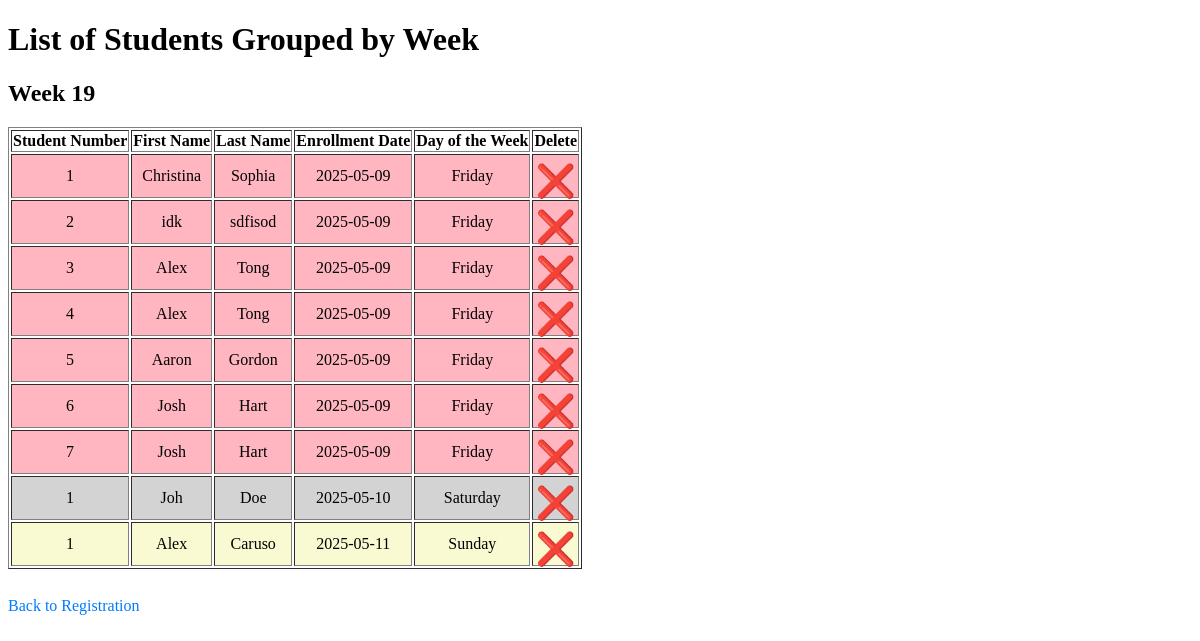
Before: /students with the older database file.
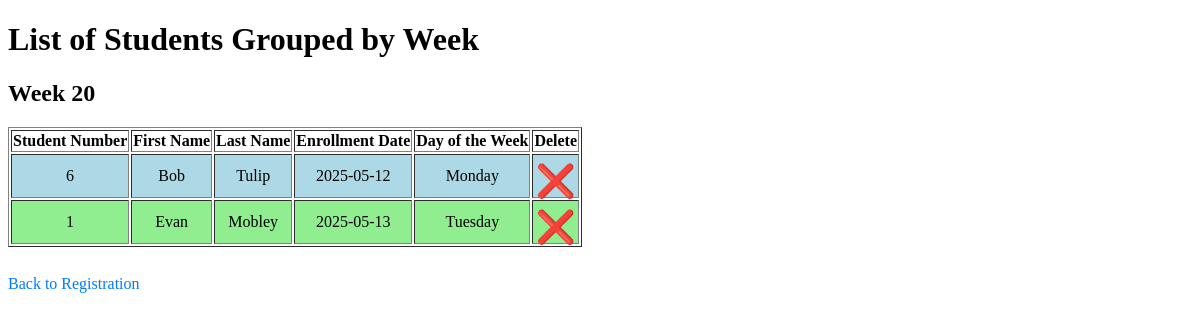
After: the same page with the newer database file.
### tables this page shows
CREATE TABLE student(
                    StudentNumber TEXT NOT NULL,
                    FirstName TEXT NOT NULL,
                    LastName TEXT NOT NULL,
                    EnrollmentDate DATE,
                    PRIMARY KEY (StudentNumber, EnrollmentDate));

### Backend/students.py (the view)
@app.route('/students')
def view_data():
    con = sqlite3.connect("student-database.db")
    con.row_factory = sqlite3.Row
    cur = con.cursor()
    cur.execute("SELECT * FROM student")
    rows = cur.fetchall()
    con.close()
    students_by_week = defaultdict(list)
    for student in rows:
        student_dict = dict(student)
        enrollment_date = datetime.strptime(student_dict["EnrollmentDate"], "%Y-%m-%d")
        week_number = enrollment_date.isocalendar()[1]  # Get ISO week number
        day_of_week = enrollment_date.strftime("%A")  # Get full weekday name
        student_dict["DayOfWeek"] = day_of_week  # Add day of week to student data
        students_by_week[week_number].append(student_dict)
    sorted_weeks = dict(sorted(students_by_week.items(), key=lambda x: x[0], reverse=True))
    return render_template('students.html', students_by_week=sorted_weeks)

### Backend/students.py (called while the page is built)
def get_db():
    con = sqlite3.connect("student-database.db")
    con.row_factory = sqlite3.Row
    return con

def create_student_database():
    con = get_db()
    cur = con.cursor()
    cur.execute("""
                CREATE TABLE IF NOT EXISTS student(
                    StudentNumber INTEGER,
                    FirstName TEXT NOT NULL,
                    LastName TEXT NOT NULL,
                    EnrollmentDate DATE,
                    PRIMARY KEY (StudentNumber, EnrollmentDate));
                """)
    con.commit()
    con.close()

def create_daily__counter_database():
    con = get_db()
    cur = con.cursor()
    cur.execute("""
                CREATE TABLE IF NOT EXISTS daily_counter(
                    date DATE,
                    count INTEGER NOT NULL,
                    PRIMARY KEY (date, count));
                """)
    con.commit()
    con.close()

@app.before_request
def initialize():
    create_student_database()
    create_daily__counter_database()

### Frontend/templates/students.html (shortened to what this page needs)
<!DOCTYPE html>
<html lang="en">
    <head>
        <link rel = "stylesheet" href= "../static/css/students.css">
    </head>
    <body>
        <h1>List of Students Grouped by Week</h1>
        {% for week, students_in_week in students_by_week.items() %}
            <h2>Week {{ week }}</h2>
            <table border="1">
                <thead>
                    <tr>
                        <th>Student Number</th>
                        <th>First Name</th>
                        <th>Last Name</th>
                        <th>Enrollment Date</th>
                        <th>Day of the Week</th>
                        <th>Delete</th>
                    </tr>
                </thead>
                <tbody>
                    {% for student in students_in_week %}
                        <tr class="{{ student['DayOfWeek']|lower }}">
                            <td>{{ student["StudentNumber"] }}</td>
                            <td>{{ student["FirstName"] }}</td>
                            <td>{{ student["LastName"] }}</td>
                            <td>{{ student["EnrollmentDate"] }}</td>
                            <td>{{ student["DayOfWeek"] }}</td>
                            <td>
                                <a href="{{ url_for('delete_student',
                                first_name = student["FirstName"],
                                last_name = student["LastName"]) }}">
                                    <button>&#x274C;</button>
                                </a>
                            </td>
                        </tr>
                    {% endfor %}
                </tbody>
            </table>
            <br>
        {% endfor %}
        <a href="/">Back to Registration</a>
    </body>
</html>

### Frontend/static/css/students.css (style rules this page uses)
.monday { --day_color: lightblue; background-color: var(--day_color); }
.tuesday { --day_color: lightgreen; background-color: var(--day_color); }
a { display: block; margin-top: 10px; color: #007BFF; text-decoration: none; }
button { display: block; width: 100%; height: 100%; padding: 0; font-size: 2rem; background-color: transparent; border: none; color: inherit; cursor: pointer; text-align: center; line-height: 1; }
td { padding: 0; height: 100%; vertical-align: middle; text-align: center; }

Changed rows visible on the page:
removed student: StudentNumber "1", FirstName "Christina", LastName "Sophia", EnrollmentDate "2025-05-09", DayOfWeek "Friday", shown under "19"
removed student: StudentNumber "2", FirstName "idk", LastName "sdfisod", EnrollmentDate "2025-05-09", DayOfWeek "Friday", shown under "19"
removed student: StudentNumber "3", FirstName "Alex", LastName "Tong", EnrollmentDate "2025-05-09", DayOfWeek "Friday", shown under "19"
removed student: StudentNumber "4", FirstName "Alex", LastName "Tong", EnrollmentDate "2025-05-09", DayOfWeek "Friday", shown under "19"
removed student: StudentNumber "5", FirstName "Aaron", LastName "Gordon", EnrollmentDate "2025-05-09", DayOfWeek "Friday", shown under "19"
removed student: StudentNumber "6", FirstName "Josh", LastName "Hart", EnrollmentDate "2025-05-09", DayOfWeek "Friday", shown under "19"
removed student: StudentNumber "7", FirstName "Josh", LastName "Hart", EnrollmentDate "2025-05-09", DayOfWeek "Friday", shown under "19"
removed student: StudentNumber "1", FirstName "Joh", LastName "Doe", EnrollmentDate "2025-05-10", DayOfWeek "Saturday", shown under "19"
removed student: StudentNumber "1", FirstName "Alex", LastName "Caruso", EnrollmentDate "2025-05-11", DayOfWeek "Sunday", shown under "19"
added student: StudentNumber "6", FirstName "Bob", LastName "Tulip", EnrollmentDate "2025-05-12", DayOfWeek "Monday", shown under "20"
added student: StudentNumber "1", FirstName "Evan", LastName "Mobley", EnrollmentDate "2025-05-13", DayOfWeek "Tuesday", shown under "20"
Other visible differences:
new list line: "Week 20 Student Number First Name Last Name Enrollment Date Day of the Week Delete"
list line gone: "Week 19 Student Number First Name Last Name Enrollment Date Day of the Week Delete"
